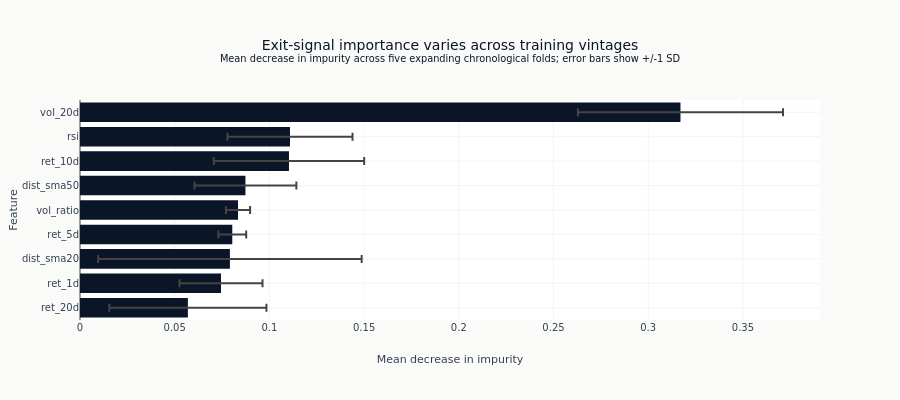

The notebook cell this image was saved under:
### Code cell
fig = go.Figure(
    go.Bar(
        x=importance_summary["mean_importance"].to_list(),
        y=importance_summary["feature"].to_list(),
        orientation="h",
        error_x={
            "type": "data",
            "array": importance_summary["std_importance"].to_list(),
            "visible": True,
        },
        marker_color=COLORS["blue"],
    )
)
fig.update_layout(
    title={
        "text": "Exit-signal importance varies across training vintages"
        "<br><sup>Mean decrease in impurity across five expanding chronological folds; "
        "error bars show +/-1 SD</sup>"
    },
    xaxis_title="Mean decrease in impurity",
    yaxis_title="Feature",
    height=400,
)
show_plotly_with_alt(
    fig,
    "Stop distance over time for each ATR multiple, widening in volatile periods and narrowing in calm ones, against the flat line of a fixed percentage stop.",
)

### Figure 1 — Plotly figure (JSON) as saved in the notebook; plotly's stock layout.template omitted (floating-point values rounded to 4 significant figures)
{"data": [{"error_x": {"array": [0.04148, 0.02192, 0.06956, 0.007356, 0.006371, 0.02689, 0.0397, 0.03302, 0.05413], "type": "data", "visible": true}, "marker": {"color": "#0a1628"}, "orientation": "h", "type": "bar", "x": [0.05696, 0.07445, 0.07915, 0.0804, 0.08343, 0.08735, 0.1103, 0.1109, 0.317], "y": ["ret_20d", "ret_1d", "dist_sma20", "ret_5d", "vol_ratio", "dist_sma50", "ret_10d", "rsi", "vol_20d"]}], "layout": {"height": 400, "title": {"text": "Exit-signal importance varies across training vintages<br><sup>Mean decrease in impurity across five expanding chronological folds; error bars show +/-1 SD</sup>"}, "xaxis": {"title": {"text": "Mean decrease in impurity"}}, "yaxis": {"title": {"text": "Feature"}}}}
